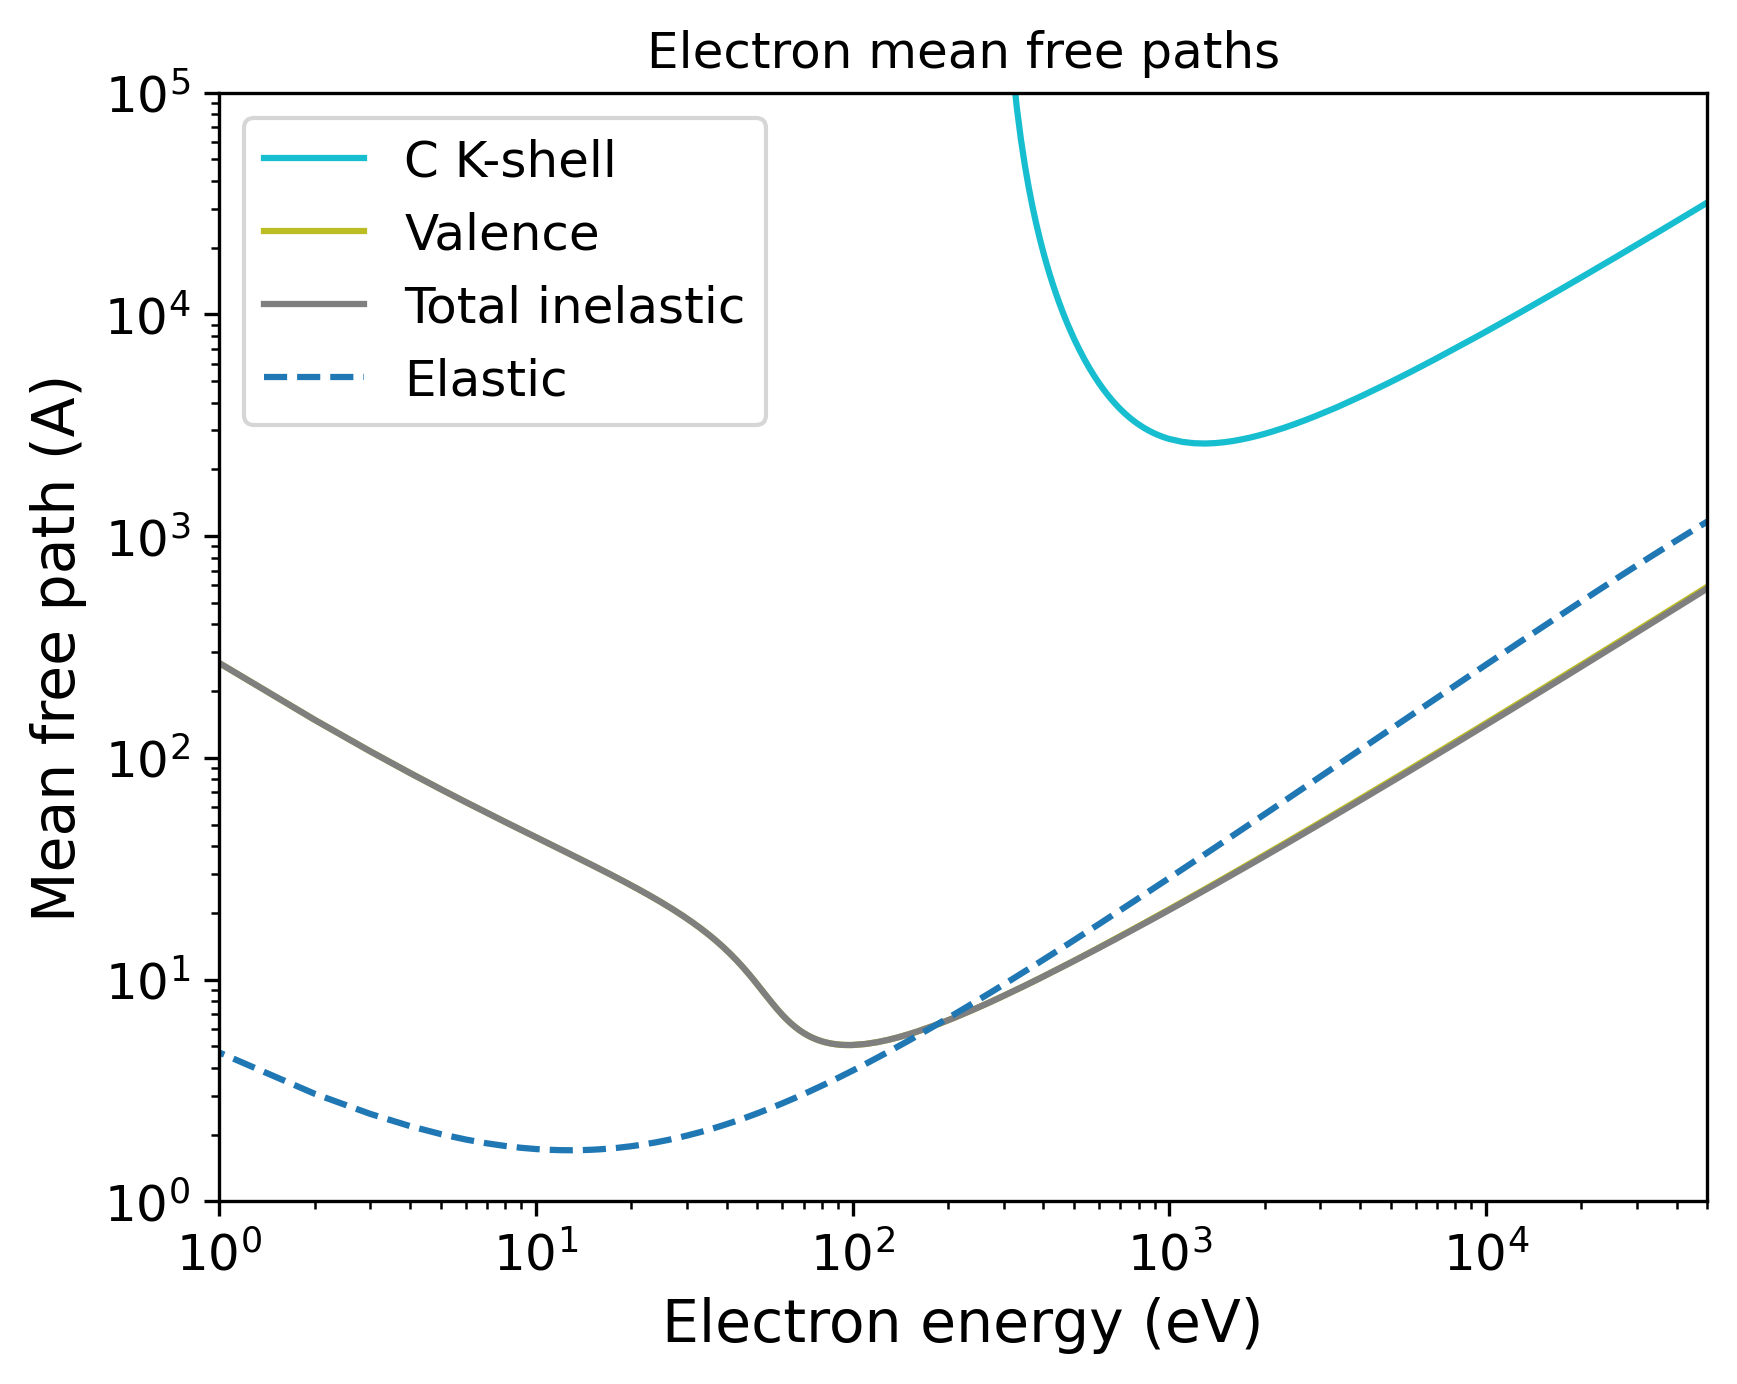

Generate this figure with Python:
import pandas as pd
import numpy as np
import matplotlib.pyplot as plt
import matplotlib.cm as cm
# Set the format:
plt.xlabel("Electron energy (eV)", fontsize=14)
plt.ylabel("Mean free path (A)", fontsize=14)
plt.xticks(fontsize=12)
plt.yticks(fontsize=12)
plt.grid(False)
# Set the axes:
# Read the output file:
df = pd.read_csv(r"OUTPUT_Graphite_Electron_IMFP.dat", sep=r'\s+', header=None, comment="#", skipinitialspace=True)
plt.xscale("log")
plt.yscale("log")
# Prepare the plot:
columns_to_plot = [ 1, 2, 3]
labels = [ "C K-shell", "Valence", "Total inelastic"]
# Create N distinct colors from a colormap
N = len(columns_to_plot)
colors = plt.cm.tab10(np.linspace(1, 0, 10))
# Set line styles:
linestyles = [ "-", "-", "-"]
for i, col in enumerate(columns_to_plot):
    color = colors[i % len(colors)]
    ls    = linestyles[i % len(linestyles)]
    label = labels[i % len(labels)]
    plt.plot(df.iloc[:, 0], df.iloc[:, col],
    color=color,
    label=label,
    linestyle=ls)
# Add a curve from the second file
df2 = pd.read_csv(r"OUTPUT_Graphite_Electron_EMFP.dat", sep=r'\s+', header=None, comment="#", skipinitialspace=True)
columns_to_plot2 = [ 2]
labels2 = [ "Elastic"]
# Create second part of the plot:
for col, label in zip(columns_to_plot2, labels2):
    plt.plot(df2.iloc[:, 0], df2.iloc[:, col], label=label, linestyle="--")
plt.xlim(1.00000000,50000.00000000)
plt.ylim(1.00000000,100000.00000000)
plt.title("Electron mean free paths")
plt.legend(loc="best", fontsize=12)
# Save the plot in this format:
plt.savefig("OUTPUT_MFP_electron.png", dpi=300, bbox_inches="tight")
